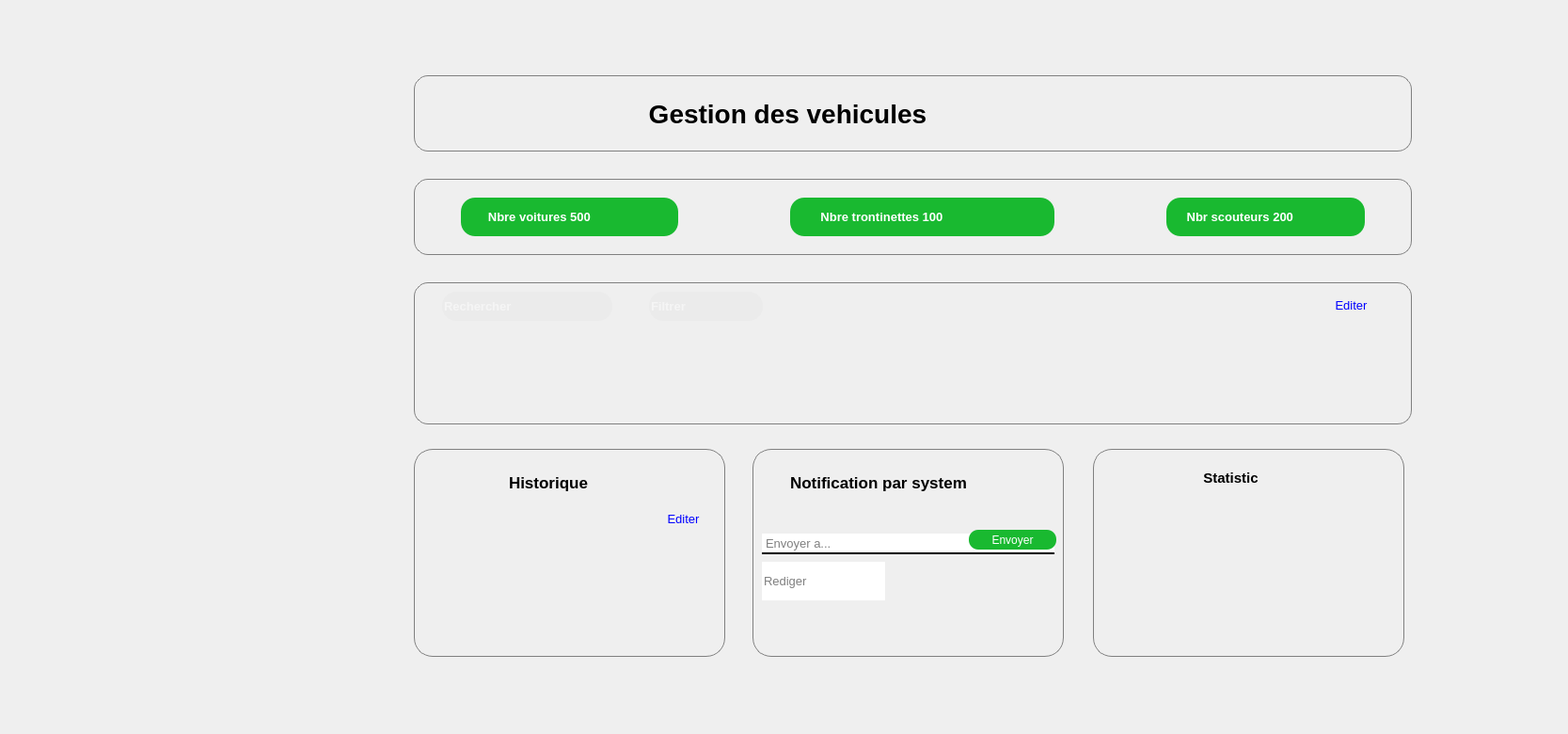
<?xml version="1.0" encoding="UTF-8"?>
<ui version="4.0">
 <class>gestion_vehicule</class>
 <widget class="QDialog" name="gestion_vehicule">
  <property name="geometry">
   <rect>
    <x>0</x>
    <y>0</y>
    <width>1667</width>
    <height>780</height>
   </rect>
  </property>
  <property name="windowTitle">
   <string>Dialog</string>
  </property>
  <widget class="QLineEdit" name="lineEdit_3">
   <property name="geometry">
    <rect>
     <x>810</x>
     <y>567</y>
     <width>311</width>
     <height>22</height>
    </rect>
   </property>
   <property name="font">
    <font>
     <pointsize>10</pointsize>
    </font>
   </property>
   <property name="styleSheet">
    <string notr="true">border: 2px solid transparent;
border-bottom-color:black;
padding-bottom:1px
</string>
   </property>
   <property name="placeholderText">
    <string>Envoyer a...</string>
   </property>
  </widget>
  <widget class="QPushButton" name="pushButton_3">
   <property name="geometry">
    <rect>
     <x>1030</x>
     <y>563</y>
     <width>93</width>
     <height>21</height>
    </rect>
   </property>
   <property name="styleSheet">
    <string notr="true">background-color:#19b930;
color:white;
border-radius:10px;</string>
   </property>
   <property name="text">
    <string>Envoyer</string>
   </property>
  </widget>
  <widget class="QLabel" name="label_6">
   <property name="geometry">
    <rect>
     <x>541</x>
     <y>497</y>
     <width>121</width>
     <height>31</height>
    </rect>
   </property>
   <property name="font">
    <font>
     <pointsize>13</pointsize>
     <weight>75</weight>
     <bold>true</bold>
    </font>
   </property>
   <property name="text">
    <string>Historique</string>
   </property>
  </widget>
  <widget class="QLabel" name="label_16">
   <property name="geometry">
    <rect>
     <x>1242</x>
     <y>492</y>
     <width>161</width>
     <height>31</height>
    </rect>
   </property>
   <property name="font">
    <font>
     <pointsize>11</pointsize>
     <weight>75</weight>
     <bold>true</bold>
    </font>
   </property>
   <property name="text">
    <string>         Statistic</string>
   </property>
  </widget>
  <widget class="QLabel" name="label_4">
   <property name="geometry">
    <rect>
     <x>1240</x>
     <y>210</y>
     <width>211</width>
     <height>41</height>
    </rect>
   </property>
   <property name="font">
    <font>
     <pointsize>10</pointsize>
     <weight>75</weight>
     <bold>true</bold>
    </font>
   </property>
   <property name="styleSheet">
    <string notr="true">QLabel{
background-color:#19b930;
color:white;
border-radius:15px;
}</string>
   </property>
   <property name="text">
    <string>      Nbr scouteurs 200</string>
   </property>
  </widget>
  <widget class="QLabel" name="cs_2">
   <property name="geometry">
    <rect>
     <x>440</x>
     <y>190</y>
     <width>1061</width>
     <height>81</height>
    </rect>
   </property>
   <property name="font">
    <font>
     <pointsize>21</pointsize>
     <weight>75</weight>
     <italic>false</italic>
     <bold>true</bold>
    </font>
   </property>
   <property name="styleSheet">
    <string notr="true">QLabel{
border:1px solid grey;
border-radius:15px;



}
</string>
   </property>
   <property name="text">
    <string/>
   </property>
  </widget>
  <widget class="QLabel" name="label_8">
   <property name="geometry">
    <rect>
     <x>450</x>
     <y>360</y>
     <width>1041</width>
     <height>81</height>
    </rect>
   </property>
   <property name="text">
    <string/>
   </property>
   <property name="pixmap">
    <pixmap resource="../../Desktop/projectks/project/photo.qrc">:/filter.png</pixmap>
   </property>
   <property name="scaledContents">
    <bool>true</bool>
   </property>
  </widget>
  <widget class="QLabel" name="cs_3">
   <property name="geometry">
    <rect>
     <x>440</x>
     <y>300</y>
     <width>1061</width>
     <height>151</height>
    </rect>
   </property>
   <property name="font">
    <font>
     <pointsize>21</pointsize>
     <weight>75</weight>
     <italic>false</italic>
     <bold>true</bold>
    </font>
   </property>
   <property name="styleSheet">
    <string notr="true">QLabel{
border:1px solid grey;
border-radius:15px;



}
</string>
   </property>
   <property name="text">
    <string/>
   </property>
  </widget>
  <widget class="QLabel" name="label_5">
   <property name="geometry">
    <rect>
     <x>440</x>
     <y>477</y>
     <width>331</width>
     <height>221</height>
    </rect>
   </property>
   <property name="styleSheet">
    <string notr="true">QLabel{
border:1px solid grey;
border-radius:20px;



}
</string>
   </property>
   <property name="text">
    <string/>
   </property>
  </widget>
  <widget class="QLabel" name="label_14">
   <property name="enabled">
    <bool>true</bool>
   </property>
   <property name="geometry">
    <rect>
     <x>50</x>
     <y>490</y>
     <width>121</width>
     <height>81</height>
    </rect>
   </property>
   <property name="text">
    <string/>
   </property>
   <property name="pixmap">
    <pixmap resource="../../Desktop/projectks/project/photo.qrc">:/s.png</pixmap>
   </property>
   <property name="scaledContents">
    <bool>true</bool>
   </property>
  </widget>
  <widget class="QLineEdit" name="lineEdit">
   <property name="geometry">
    <rect>
     <x>470</x>
     <y>310</y>
     <width>181</width>
     <height>31</height>
    </rect>
   </property>
   <property name="font">
    <font>
     <pointsize>10</pointsize>
     <weight>75</weight>
     <bold>true</bold>
    </font>
   </property>
   <property name="styleSheet">
    <string notr="true">QLineEdit
{
color:white;
border:2px white;
border-radius:15px;
background-color:#ebebeb;
}</string>
   </property>
   <property name="placeholderText">
    <string>Rechercher</string>
   </property>
  </widget>
  <widget class="QLabel" name="label">
   <property name="geometry">
    <rect>
     <x>-20</x>
     <y>0</y>
     <width>1571</width>
     <height>771</height>
    </rect>
   </property>
   <property name="font">
    <font>
     <weight>50</weight>
     <bold>false</bold>
    </font>
   </property>
   <property name="text">
    <string/>
   </property>
   <property name="pixmap">
    <pixmap resource="../../Desktop/projectks/project/photo.qrc">:/back.png</pixmap>
   </property>
   <property name="scaledContents">
    <bool>true</bool>
   </property>
  </widget>
  <widget class="QLabel" name="label_12">
   <property name="geometry">
    <rect>
     <x>50</x>
     <y>190</y>
     <width>101</width>
     <height>91</height>
    </rect>
   </property>
   <property name="font">
    <font>
     <pointsize>8</pointsize>
    </font>
   </property>
   <property name="text">
    <string/>
   </property>
   <property name="pixmap">
    <pixmap resource="../../Desktop/projectks/project/photo.qrc">:/h.png</pixmap>
   </property>
   <property name="scaledContents">
    <bool>true</bool>
   </property>
  </widget>
  <widget class="QLabel" name="cs">
   <property name="geometry">
    <rect>
     <x>440</x>
     <y>80</y>
     <width>1061</width>
     <height>81</height>
    </rect>
   </property>
   <property name="font">
    <font>
     <pointsize>21</pointsize>
     <weight>75</weight>
     <italic>false</italic>
     <bold>true</bold>
    </font>
   </property>
   <property name="styleSheet">
    <string notr="true">QLabel{
border:1px solid grey;
border-radius:15px;



}
</string>
   </property>
   <property name="text">
    <string>                               Gestion des vehicules</string>
   </property>
  </widget>
  <widget class="QLabel" name="label_11">
   <property name="geometry">
    <rect>
     <x>1162</x>
     <y>477</y>
     <width>331</width>
     <height>221</height>
    </rect>
   </property>
   <property name="styleSheet">
    <string notr="true">QLabel{
border:1px solid grey;
border-radius:20px;



}
</string>
   </property>
   <property name="text">
    <string/>
   </property>
  </widget>
  <widget class="QLineEdit" name="lineEdit_4">
   <property name="geometry">
    <rect>
     <x>810</x>
     <y>597</y>
     <width>131</width>
     <height>41</height>
    </rect>
   </property>
   <property name="font">
    <font>
     <pointsize>10</pointsize>
    </font>
   </property>
   <property name="styleSheet">
    <string notr="true">border:transparent;</string>
   </property>
   <property name="placeholderText">
    <string>Rediger</string>
   </property>
  </widget>
  <widget class="QLabel" name="label_9">
   <property name="geometry">
    <rect>
     <x>800</x>
     <y>477</y>
     <width>331</width>
     <height>221</height>
    </rect>
   </property>
   <property name="styleSheet">
    <string notr="true">QLabel{
border:1px solid grey;
border-radius:20px;



}
</string>
   </property>
   <property name="text">
    <string/>
   </property>
  </widget>
  <widget class="QLabel" name="label_7">
   <property name="geometry">
    <rect>
     <x>460</x>
     <y>577</y>
     <width>301</width>
     <height>111</height>
    </rect>
   </property>
   <property name="text">
    <string/>
   </property>
   <property name="pixmap">
    <pixmap resource="../../Desktop/projectks/project/photo.qrc">:/historique.png</pixmap>
   </property>
   <property name="scaledContents">
    <bool>true</bool>
   </property>
  </widget>
  <widget class="QLabel" name="label_2">
   <property name="geometry">
    <rect>
     <x>490</x>
     <y>210</y>
     <width>231</width>
     <height>41</height>
    </rect>
   </property>
   <property name="font">
    <font>
     <pointsize>10</pointsize>
     <weight>75</weight>
     <bold>true</bold>
    </font>
   </property>
   <property name="styleSheet">
    <string notr="true">QLabel{
background-color:#19b930;
color:white;
border-radius:15px;

}</string>
   </property>
   <property name="text">
    <string>        Nbre voitures 500</string>
   </property>
  </widget>
  <widget class="QPushButton" name="pushButton_2">
   <property name="geometry">
    <rect>
     <x>680</x>
     <y>537</y>
     <width>93</width>
     <height>28</height>
    </rect>
   </property>
   <property name="font">
    <font>
     <pointsize>10</pointsize>
     <weight>50</weight>
     <bold>false</bold>
    </font>
   </property>
   <property name="styleSheet">
    <string notr="true">background-color:transparent;
color:blue;
border:transparent;</string>
   </property>
   <property name="text">
    <string>Editer</string>
   </property>
  </widget>
  <widget class="QPushButton" name="pushButton">
   <property name="geometry">
    <rect>
     <x>1390</x>
     <y>310</y>
     <width>93</width>
     <height>28</height>
    </rect>
   </property>
   <property name="font">
    <font>
     <pointsize>10</pointsize>
     <weight>50</weight>
     <bold>false</bold>
    </font>
   </property>
   <property name="styleSheet">
    <string notr="true">background-color:transparent;
color:blue;
border:transparent;</string>
   </property>
   <property name="text">
    <string>Editer</string>
   </property>
  </widget>
  <widget class="QLabel" name="label_15">
   <property name="geometry">
    <rect>
     <x>56</x>
     <y>640</y>
     <width>101</width>
     <height>71</height>
    </rect>
   </property>
   <property name="text">
    <string/>
   </property>
   <property name="pixmap">
    <pixmap resource="../../Desktop/projectks/project/photo.qrc">:/l.png</pixmap>
   </property>
   <property name="scaledContents">
    <bool>true</bool>
   </property>
  </widget>
  <widget class="QLineEdit" name="lineEdit_2">
   <property name="geometry">
    <rect>
     <x>690</x>
     <y>310</y>
     <width>121</width>
     <height>31</height>
    </rect>
   </property>
   <property name="font">
    <font>
     <pointsize>10</pointsize>
     <weight>75</weight>
     <bold>true</bold>
    </font>
   </property>
   <property name="styleSheet">
    <string notr="true">QLineEdit
{
color:white;
border:2px white;
border-radius:15px;
background-color:#ebebeb;
}</string>
   </property>
   <property name="placeholderText">
    <string>Filtrer</string>
   </property>
  </widget>
  <widget class="QLabel" name="label_3">
   <property name="geometry">
    <rect>
     <x>840</x>
     <y>210</y>
     <width>281</width>
     <height>41</height>
    </rect>
   </property>
   <property name="font">
    <font>
     <pointsize>10</pointsize>
     <weight>75</weight>
     <bold>true</bold>
    </font>
   </property>
   <property name="styleSheet">
    <string notr="true">QLabel{
background-color:#19b930;
color:white;
border-radius:15px;
}</string>
   </property>
   <property name="text">
    <string>         Nbre trontinettes 100</string>
   </property>
  </widget>
  <widget class="QLabel" name="label_10">
   <property name="geometry">
    <rect>
     <x>840</x>
     <y>497</y>
     <width>261</width>
     <height>31</height>
    </rect>
   </property>
   <property name="font">
    <font>
     <pointsize>13</pointsize>
     <weight>75</weight>
     <bold>true</bold>
    </font>
   </property>
   <property name="text">
    <string>Notification par system</string>
   </property>
  </widget>
  <widget class="QLabel" name="label_17">
   <property name="geometry">
    <rect>
     <x>1172</x>
     <y>547</y>
     <width>311</width>
     <height>141</height>
    </rect>
   </property>
   <property name="text">
    <string/>
   </property>
   <property name="pixmap">
    <pixmap resource="../../Desktop/projectks/project/photo.qrc">:/stats.png</pixmap>
   </property>
   <property name="scaledContents">
    <bool>true</bool>
   </property>
  </widget>
  <widget class="QLabel" name="label_13">
   <property name="geometry">
    <rect>
     <x>30</x>
     <y>340</y>
     <width>151</width>
     <height>71</height>
    </rect>
   </property>
   <property name="text">
    <string/>
   </property>
   <property name="pixmap">
    <pixmap resource="../../Desktop/projectks/project/photo.qrc">:/m.png</pixmap>
   </property>
   <property name="scaledContents">
    <bool>true</bool>
   </property>
  </widget>
 </widget>
 <resources/>
 <connections/>
</ui>
